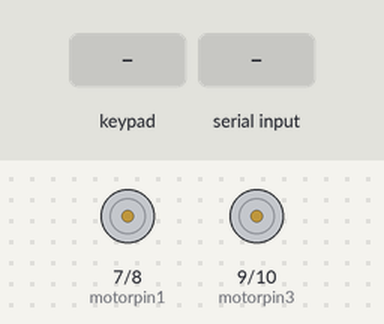
Simulated run of this sketch. Board: Arduino Uno, built with avr-gcc and run on an emulated ATmega328P. Parts: motor-driver pin pairs drawn as motors (green arrow = first pin HIGH = forward, orange = second pin HIGH = backward, longer = more drive). The test bench sets the inputs (shaded band). What the sketch prints to the serial monitor is not drawn.

Above: at 1.2 s.
1.3 s: key 'U' pressed
At 2.5 s:
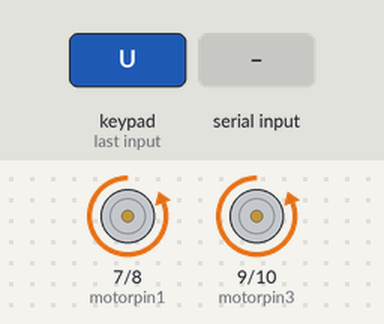
2.8 s: keypad keys 2 3 4 5 D pressed 0.4 s apart
At 4.7 s:
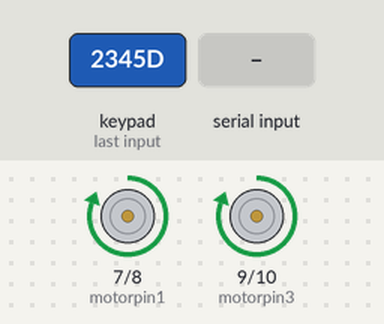
6.3 s: "L" received over Serial
At 7.2 s:
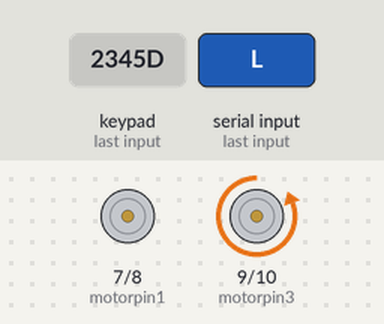
7.8 s: key 'R' pressed
At 8.7 s:
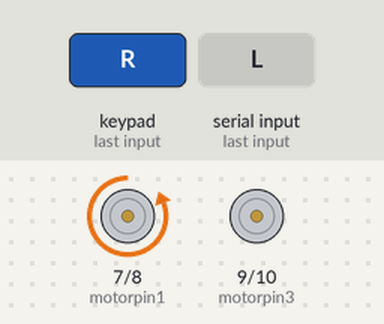
9.3 s: key 'D' pressed
At 9.8 s:
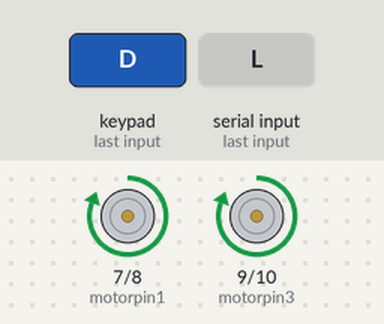
10.8 s: key 'L' pressed
At 12.0 s:
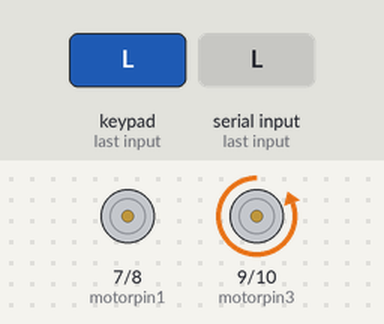
Timing chart, 0 to 13.3 s (numbered marks = the images above; inputs shaded):
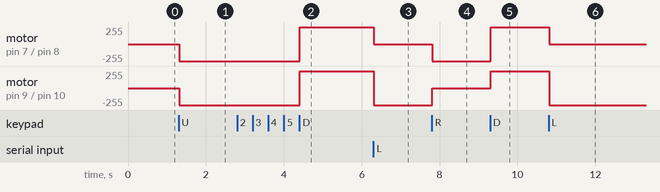

Measured:
- after the input at 1.3 s, motor on pin 7 (motorpin1) / pin 8 (motorpin2), motor on pin 9 (motorpin3) / pin 10 (motorpin4): stopped → backward 255/255 at once
- after the input at 2.8 s, motor on pin 7 (motorpin1) / pin 8 (motorpin2), motor on pin 9 (motorpin3) / pin 10 (motorpin4): backward 255/255 → forward 255/255 after 1.6 s
- after the input at 6.3 s, motor on pin 7 (motorpin1) / pin 8 (motorpin2): forward 255/255 → stopped at once; motor on pin 9 (motorpin3) / pin 10 (motorpin4): forward 255/255 → backward 255/255 at once
- after the input at 7.8 s, motor on pin 7 (motorpin1) / pin 8 (motorpin2): stopped → backward 255/255 at once; motor on pin 9 (motorpin3) / pin 10 (motorpin4): backward 255/255 → stopped at once
- after the input at 9.3 s, motor on pin 7 (motorpin1) / pin 8 (motorpin2): backward 255/255 → forward 255/255 at once; motor on pin 9 (motorpin3) / pin 10 (motorpin4): stopped → forward 255/255 at once
- after the input at 10.8 s, motor on pin 7 (motorpin1) / pin 8 (motorpin2): forward 255/255 → stopped at once; motor on pin 9 (motorpin3) / pin 10 (motorpin4): forward 255/255 → backward 255/255 at once

The sketch:

BOT_KEYPAD.ino
```cpp
#include <Key.h>
#include <Keypad.h>

const byte row=4;
const byte column=4;
char key[row][column]={{'1', '2', '3','U'},
                       {'4', '5', '6', 'D'},
                       {'7', '8', '9', 'R'},
                       {'*', '0', 'S', 'L'}};
byte rowPins[row]={2, 3, 4, 5};
byte colPins[column]={0,0 ,11,6};
Keypad keypad=Keypad(makeKeymap(key), rowPins, colPins, row, column);

#define motorpin1 7
#define motorpin2 8
#define motorpin3 9
#define motorpin4 10

void setup() {
  pinMode(motorpin1, OUTPUT);
  pinMode(motorpin2, OUTPUT);
  pinMode(motorpin3, OUTPUT);
  pinMode(motorpin4, OUTPUT);
  Serial.begin(9600);
}
void loop() {
  char state=keypad.getKey();

  while(Serial.available()){
    char c=Serial.read();
    if(c=='#')
    {break;}
    state+=c;
  }
  Serial.println(state);
    if(state=='D')

  { digitalWrite(motorpin1, HIGH);
    digitalWrite(motorpin2, LOW);
    digitalWrite(motorpin3, HIGH);
    digitalWrite(motorpin4, LOW);
   }
  if(state=='S')
  { digitalWrite(motorpin1, LOW);
    digitalWrite(motorpin2, LOW);
    digitalWrite(motorpin3, LOW);
    digitalWrite(motorpin4, LOW);
   }

  if(state=='U')
  { digitalWrite(motorpin1, LOW);
    digitalWrite(motorpin2, HIGH);
    digitalWrite(motorpin3, LOW);
    digitalWrite(motorpin4, HIGH);
   }

  if(state=='L')
  { digitalWrite(motorpin1, LOW);
    digitalWrite(motorpin2, LOW);
    digitalWrite(motorpin3, LOW);
    digitalWrite(motorpin4, HIGH);
   }
  if(state=='R')
  {
    digitalWrite(motorpin1, LOW);
    digitalWrite(motorpin2, HIGH);
    digitalWrite(motorpin3, LOW);
    digitalWrite(motorpin4, LOW);
   }

  // put your main code here, to run repeatedly:

    }
```

Key.h
```cpp
// (licence header left out)
#ifndef Keypadlib_KEY_H_
#define Keypadlib_KEY_H_

#include <Arduino.h>

#define OPEN LOW
#define CLOSED HIGH

typedef unsigned int uint;
typedef enum{ IDLE, PRESSED, HOLD, RELEASED } KeyState;

const char NO_KEY = '\0';

class Key {
public:
	// members
	char kchar;
	int kcode;
	KeyState kstate;
	boolean stateChanged;

	// methods
	Key();
	Key(char userKeyChar);
	void key_update(char userKeyChar, KeyState userState, boolean userStatus);

private:

};

#endif

/*
|| @changelog
|| | 1.0 2012-06-04 - Mark Stanley : Initial Release
|| #
*/
```
